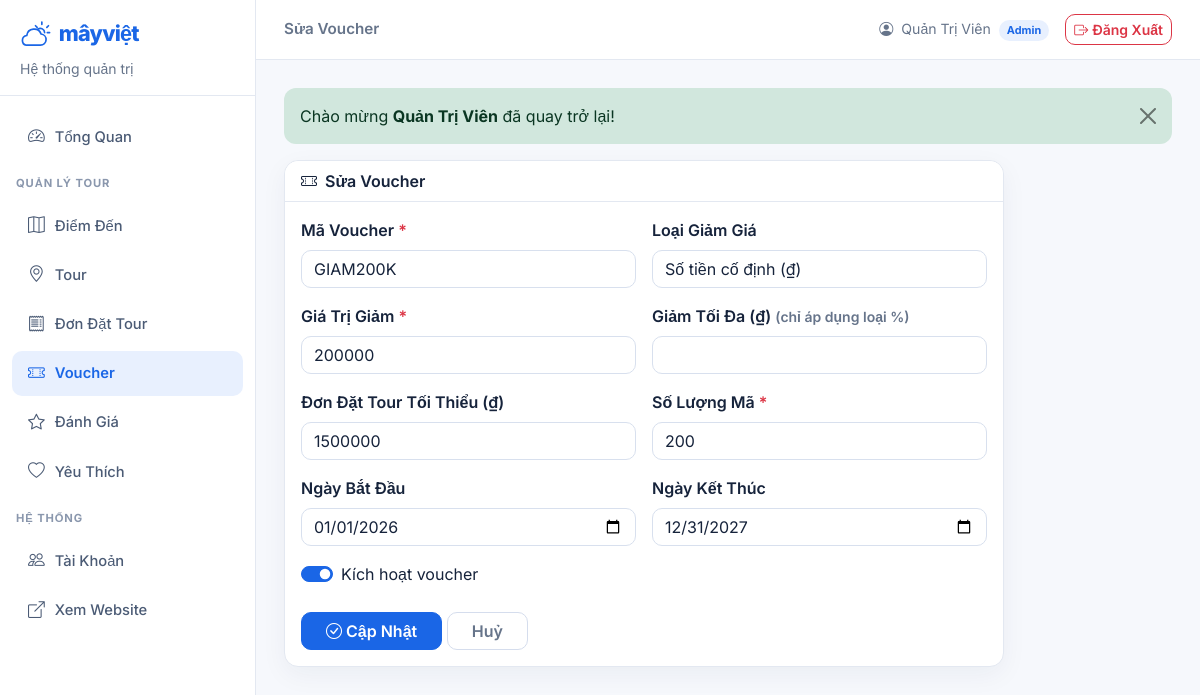
The page /?action=admin-voucher-sua&id=2 (signed in) on the database its author committed.
### tables this page shows
CREATE TABLE voucher (
    id             INT AUTO_INCREMENT PRIMARY KEY,
    ma_voucher     VARCHAR(50)    NOT NULL UNIQUE,
    loai_giam      ENUM('phan_tram','tien_mat') NOT NULL DEFAULT 'phan_tram',
    gia_tri        DECIMAL(12,0)  NOT NULL COMMENT 'Số % hoặc số tiền giảm',
    giam_toi_da    DECIMAL(12,0)  DEFAULT NULL COMMENT 'Áp dụng khi loại giảm = phần trăm',
    don_toi_thieu  DECIMAL(12,0)  NOT NULL DEFAULT 0,
    so_luong       INT            NOT NULL DEFAULT 0,
    da_dung        INT            NOT NULL DEFAULT 0,
    ngay_bat_dau   DATE           DEFAULT NULL,
    ngay_ket_thuc  DATE           DEFAULT NULL,
    trang_thai     TINYINT(1)     NOT NULL DEFAULT 1,
    ngay_tao       DATETIME       DEFAULT CURRENT_TIMESTAMP
);

### controllers/AdminVoucherController.php (called while the page is built, shortened)
<?php
class AdminVoucherController
{
    private $voucherModel;
    public function __construct()
    {
        $this->voucherModel = new VoucherModel();
    }
    public function sua()
    {
        $id      = (int)($_GET['id'] ?? 0);
        $voucher = $this->voucherModel->layTheoId($id);
        require_once PATH_VIEW_ADMIN;
    }
}

### index.php (called while the page is built, shortened)
<?php
spl_autoload_register(function ($ten_class) {
    $ten_file = "$ten_class.php";
    $duong_dan_model      = PATH_MODEL . $ten_file;
});
require_once './configs/helper.php';
require_once './routes/index.php';

### models/BaseModel.php (called while the page is built, shortened)
<?php
class BaseModel
{
    protected $bang;
    protected $pdo;
    public function __construct()
    {
        $dsn = sprintf(
            'mysql:host=%s;port=%s;dbname=%s;charset=utf8mb4',
            DB_HOST, DB_PORT, DB_NAME
        );
        try {
            $this->pdo = new PDO($dsn, DB_USERNAME, DB_PASSWORD, DB_OPTIONS);
        } catch (PDOException $loi) {
            die("❌ Kết nối cơ sở dữ liệu thất bại: {$loi->getMessage()}");
        }
    }
    public function layTheoId($id)
    {
        $sql  = "SELECT * FROM {$this->bang} WHERE id = :id";
        $stmt = $this->pdo->prepare($sql);
        $stmt->execute([':id' => $id]);
        return $stmt->fetch();
    }
}

### views/admin/voucher/them_sua.php (the view, shortened to what this page needs)
<?php $dang_sua = isset($voucher); ?>
<div class="card" style="max-width:720px">
    <div class="card-header bg-white">
        <i class="bi bi-ticket-perforated me-2"></i><?= $dang_sua ? 'Sửa Voucher' : 'Thêm Voucher Mới' ?>
    </div>
    <div class="card-body">
        <form action="<?= BASE_URL ?>?action=admin-voucher-<?= $dang_sua ? 'cap-nhat' : 'luu' ?>" method="POST">
            <div class="row g-3">
                <div class="col-md-6">
                    <label class="form-label fw-semibold">Mã Voucher <span class="text-danger">*</span></label>
                    <input type="text" name="ma_voucher" style="text-transform:uppercase"
                           class="form-control <?= !empty($loi['ma_voucher']) ? 'is-invalid' : '' ?>"
                           value="<?= htmlspecialchars($_POST['ma_voucher'] ?? $voucher['ma_voucher'] ?? '') ?>" placeholder="VD: SALE20">
                </div>
                <div class="col-md-6">
                    <label class="form-label fw-semibold">Loại Giảm Giá</label>
                    <?php $loai = $_POST['loai_giam'] ?? $voucher['loai_giam'] ?? 'phan_tram'; ?>
                    <select name="loai_giam" class="form-select">
                        <option value="tien_mat" <?= $loai === 'tien_mat' ? 'selected' : '' ?>>Số tiền cố định (₫)</option>
                    </select>
                </div>
                <div class="col-md-6">
                    <label class="form-label fw-semibold">Giá Trị Giảm <span class="text-danger">*</span></label>
                    <input type="number" step="1" name="gia_tri"
                           class="form-control <?= !empty($loi['gia_tri']) ? 'is-invalid' : '' ?>"
                           value="<?= htmlspecialchars($_POST['gia_tri'] ?? $voucher['gia_tri'] ?? '') ?>">
                </div>
                <div class="col-md-6">
                    <label class="form-label fw-semibold">Giảm Tối Đa (₫) <small class="text-muted">(chỉ áp dụng loại %)</small></label>
                    <input type="number" step="1000" name="giam_toi_da" class="form-control"
                           value="<?= htmlspecialchars($_POST['giam_toi_da'] ?? $voucher['giam_toi_da'] ?? '') ?>">
                </div>
                <div class="col-md-6">
                    <label class="form-label fw-semibold">Đơn Đặt Tour Tối Thiểu (₫)</label>
                    <input type="number" step="1000" name="don_toi_thieu" class="form-control"
                           value="<?= htmlspecialchars($_POST['don_toi_thieu'] ?? $voucher['don_toi_thieu'] ?? 0) ?>">
                </div>
                <div class="col-md-6">
                    <label class="form-label fw-semibold">Số Lượng Mã <span class="text-danger">*</span></label>
                    <input type="number" name="so_luong"
                           class="form-control <?= !empty($loi['so_luong']) ? 'is-invalid' : '' ?>"
                           value="<?= htmlspecialchars($_POST['so_luong'] ?? $voucher['so_luong'] ?? 100) ?>">
                </div>
                <div class="col-md-6">
                    <label class="form-label fw-semibold">Ngày Bắt Đầu</label>
                    <input type="date" name="ngay_bat_dau" class="form-control"
                           value="<?= htmlspecialchars($_POST['ngay_bat_dau'] ?? $voucher['ngay_bat_dau'] ?? '') ?>">
                </div>
                <div class="col-md-6">
                    <label class="form-label fw-semibold">Ngày Kết Thúc</label>
                    <input type="date" name="ngay_ket_thuc"
                           class="form-control <?= !empty($loi['ngay_ket_thuc']) ? 'is-invalid' : '' ?>"
                           value="<?= htmlspecialchars($_POST['ngay_ket_thuc'] ?? $voucher['ngay_ket_thuc'] ?? '') ?>">
                </div>
                <div class="col-12">
                    <div class="form-check form-switch">
                        <input class="form-check-input" type="checkbox" name="trang_thai" id="trang_thai"
                               <?= (!$dang_sua || ($voucher['trang_thai'] ?? 1)) ? 'checked' : '' ?>>
                        <label class="form-check-label" for="trang_thai">Kích hoạt voucher</label>
                    </div>
                </div>
            </div>
            <div class="mt-4">
                <button type="submit" class="btn btn-primary px-4">
                    <i class="bi bi-check-circle me-1"></i><?= $dang_sua ? 'Cập Nhật' : 'Lưu Voucher' ?>
                </button>
                <a href="<?= BASE_URL ?>?action=admin-voucher" class="btn btn-outline-secondary px-4">Huỷ</a>
            </div>
        </form>
    </div>
</div>

### assets/css/mayviet.css (style rules this page uses)
:root { --mv-blue:#1a66e6; --mv-blue-dark:#1452bf; --mv-blue-soft:#e8f0fe; --mv-blue-tint:#f1f6ff; --mv-navy:#0f2b52; --mv-ink:#16233b; --mv-muted:#66748a; --mv-line:#e3e8f1; --mv-bg:#f6f8fc; --mv-green:#0f8a5f; --mv-red:#e5484d; --mv-gold:#f5a623; --mv-radius:14px; --mv-shadow:0 10px 30px rgba(15,43,82,.07); --mv-shadow-lg:0 22px 50px rgba(15,43,82,.14); --mau-chinh:var(--mv-blue); --mau-chinh-dam:var(--mv-blue-dark); --mau-nen:var(--mv-bg); --mau-the:#fff; --mau-vien:var(--mv-line); --mau-nen-toi:#eef2f9; --bs-body-bg:var(--mv-bg); --bs-body-color:var(--mv-ink); --bs-primary:var(--mv-blue); --bs-link-color:var(--mv-blue); --bs-border-color:var(--mv-line); --bs-border-radius:10px; }
html { scroll-behavior:smooth }
body { background:var(--mv-bg);color:var(--mv-ink);font-family:'Inter',system-ui,'Segoe UI',sans-serif;-webkit-font-smoothing:antialiased }
a { color:var(--mv-blue);text-decoration:none }
.text-secondary,.text-muted { color:var(--mv-muted)!important }
.btn { border-radius:10px;font-weight:600;transition:transform .25s ease,box-shadow .25s ease,background-color .25s ease,color .25s ease,border-color .25s }
.btn-outline-secondary { --bs-btn-color:var(--mv-muted);--bs-btn-border-color:#d5dded;--bs-btn-hover-bg:var(--mv-blue-tint);--bs-btn-hover-color:var(--mv-blue);--bs-btn-hover-border-color:var(--mv-blue) }
.card { background:#fff;border:1px solid var(--mv-line);border-radius:var(--mv-radius);box-shadow:var(--mv-shadow) }
.card-header { background:transparent!important;border-color:var(--mv-line) }
.form-control,.form-select { background:#fff;color:var(--mv-ink);border:1px solid #d8e0ee;border-radius:10px }
.form-check-input:checked { background-color:var(--mv-blue);border-color:var(--mv-blue) }

### views/layout_admin.php (style rules this page uses)
body { background:#f6f8fc; color:#16233b; font-family:'Inter',sans-serif; }
.card { border:1px solid #e3e8f1; box-shadow:0 8px 26px rgba(15,43,82,.05); border-radius:14px; }
.card-header { border-radius:14px 14px 0 0 !important; font-weight:600; background:#fff !important; border-color:#e3e8f1; }
.btn-primary { background:#1a66e6; border-color:#1a66e6; }
.form-control,.form-select { border-color:#d8e0ee; border-radius:10px; }
a { color:#1a66e6; }

### rows shown on the page
voucher: ma_voucher "GIAM200K", loai_giam "Số tiền cố định (₫)", gia_tri "200000", don_toi_thieu "1500000", so_luong "200", ngay_bat_dau "01/01/2026", ngay_ket_thuc "12/31/2027", trang_thai "☑"

### other values the page prints
$title "Sửa Voucher"
$_SESSION['nguoi_dung']['ho_ten'] "Quản Trị Viên"
$noi_dung "Chào mừng Quản Trị Viên đã quay trở lại!"
